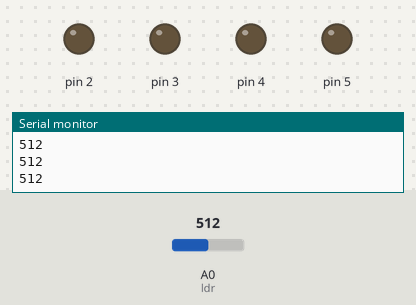
The sketch below on a simulated Arduino Uno, built with avr-gcc and run on an emulated ATmega328P. Shown: output pins drawn as LEDs (lit = HIGH), the last lines printed to the serial monitor. Dashed ring = blinking. The test bench sets the inputs (shaded band); at power-on: A0 (ldr) = 512. Pins used as bus, display or sensor lines are not drawn.

Above: at 1.2 s.
1.3 s: A0 (ldr) set to 483
At 1.6 s:
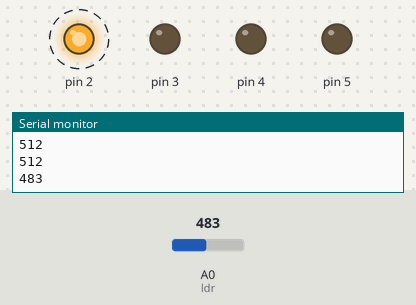
4.3 s: A0 (ldr) set to 510
At 5.5 s:
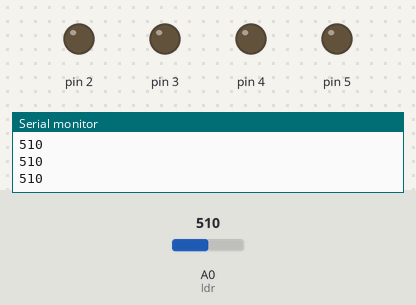
5.8 s: A0 (ldr) set to 490
At 6.3 s:
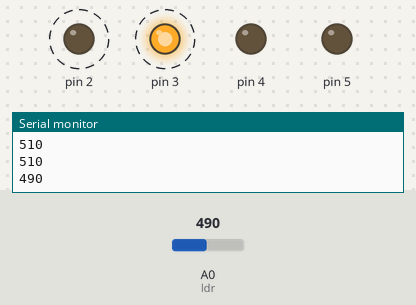
8.8 s: A0 (ldr) set to 511
At 10.3 s:
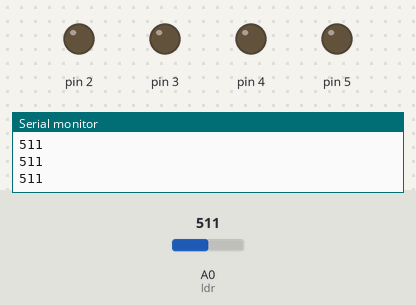
Timing chart, 0 to 11.3 s (numbered marks = the images above; inputs shaded):
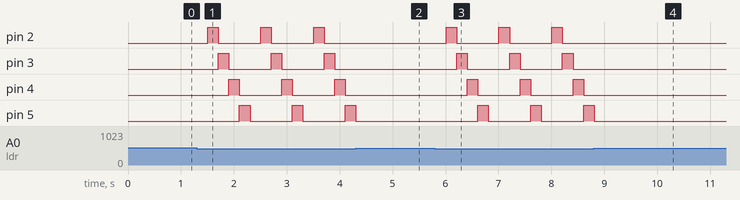

Measured:
- the behaviour switches between 500 and 499 on A0 (ldr) (found by bisection; images 0 and 1)
- after the input at 1.3 s, pin 2: alternates HIGH for 0.20 s and LOW for 0.80 s, starting after 0.21 s; pin 3: alternates HIGH for 0.20 s and LOW for 0.80 s, starting after 0.41 s; pin 4: alternates HIGH for 0.20 s and LOW for 0.80 s, starting after 0.61 s; pin 5: alternates HIGH for 0.20 s and LOW for 0.80 s, starting after 0.81 s
- after the input at 4.3 s, pin 2: stops changing and stays LOW; pin 3: stays LOW (without the input it goes to HIGH after 0.41 s); pin 4: stays LOW (without the input it goes to HIGH after 0.61 s); pin 5: goes on until 4.3 s, then stays LOW
- after the input at 5.8 s, pin 2: alternates HIGH for 0.20 s and LOW for 0.80 s, starting after 0.21 s; pin 3: alternates HIGH for 0.20 s and LOW for 0.80 s, starting after 0.41 s; pin 4: alternates HIGH for 0.20 s and LOW for 0.80 s, starting after 0.61 s; pin 5: alternates HIGH for 0.20 s and LOW for 0.80 s, starting after 0.81 s
- after the input at 8.8 s, pin 2–4: stops changing and stays LOW; pin 5: goes on until 8.8 s, then stays LOW

The sketch:

Arduino.ino
```cpp
int ldr = A0;

void setup()
{
  for(int i = 1; i <= 5; i++)
    pinMode(i, OUTPUT);

  Serial.begin(9600);
}

void loop()
{
  int light = analogRead(ldr);

  Serial.println(light);

  if(light < 500)   // Dark
  {
    for(int i = 1; i <= 5; i++)
    {
      digitalWrite(i, HIGH);
      delay(200);
      digitalWrite(i, LOW);
    }
  }
  else              // Bright
  {
    for(int i = 1; i <= 5; i++)
      digitalWrite(i, LOW);
  }
}
```
